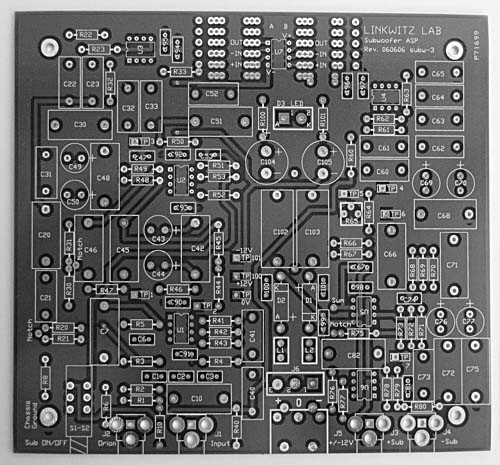
#> input picture Image Processing and Analysis/Images/board.jpg, 500 x 465 px
$ python assignment_3.py
#> lines starting #> are read from the running program, lines starting #| are printed output that depends on the picture; after the words box and inside, x2 and y2 are one past the last pixel; in counts of white or black regions, pixels touching at a corner belong together

####################################################################
# Bruno Berndt Lima -  12542550                                    #
# SCC0251 - Image Processing and Analysis                          #
# 2024.1                                                           #
# Assignment 3: Color & Segmentation & Morphology                  #
####################################################################

import numpy as np
import imageio.v3 as imageio

def convert_to_grayscale(img):
    """
    Convert an RGB image to grayscale.

    Args:
        img: The input image array.

    Returns:
        The grayscale image array.
    """

    # If it is RGB, it converts it to Gray, otherwise it just keeps it
    if len(img.shape) > 2:
        img = np.dot(img, [0.2989, 0.5870, 0.1140]).astype(np.int64)

    return img

def convert_to_binary(img):
    """
    Convert an image to binary using Otsu's thresholding method.

    Args:
        img: The input image array.

    Returns:
        The binary image array.
    """
    return otsu_threshold(img.copy(), 256)

def thresholding(img, L):
    """
    Apply thresholding to an image.

    Args:
        img: The input image array.
        L: The threshold value.

    Returns:
        The thresholded image array.
    """

    # Create a new image with zeros
    img_tr = np.zeros_like(img, dtype=np.uint8)
    # Setting to 1 the pixels above or equal to the threshold
    img_tr[np.where(img >= L)] = 1

    return img_tr


def otsu_threshold(img, max_L):
    """
    Apply Otsu's thresholding method to an image.

    Args:
        img: The input image array.
        max_L: The maximum threshold value to search for.

    Returns:
        The binary image array after thresholding.
    """

    # List to store the minimum variance values
    min_var = []
    # Histogram of the image
    hist_t, _ = np.histogram(img, bins=256, range=(0, 256))
    # Normalization of the histogram
    hist_t = hist_t / np.sum(hist_t)

    for L in range(1, max_L):
        # Computing weights of first class(w_a) and second class(w_b)
        w_a = np.sum(hist_t[:L])
        w_b = np.sum(hist_t[L:])

        # Check if weights are zero
        if w_a == 0 or w_b == 0:
            # Append infinity if either weight is zero
            min_var.append(np.inf)
            continue

        # Computing variances
        sig_a = np.var(img[np.where(img < L)])
        sig_b = np.var(img[np.where(img >= L)])

        # Compute the within-class variance and append it to the list
        min_var.append(w_a * sig_a + w_b * sig_b)

    if len(min_var) == 0:
        raise ValueError("No valid threshold found. All weights are zero.")

    # Find the threshold that minimizes the within-class variance
    img_t = thresholding(img, np.argmin(min_var) + 1)

    return img_t


# [54 lines left out: functions erosion, dilation, not called in this run]


def apply_morphology_to_img(img, operations):
    """
    Apply morphological operations to an image according to the specified cycle.

    Args:
        img: The input binary image array.
        operations: A list specifying the sequence of morphological operations to apply.
               Each element in the list indicates a specific operation:
               1 for erosion, 2 for dilation.

    Returns:
        The image array after applying the specified morphological operations.
    """


    M, N = img.shape

    for operation in operations:
        if operation == 1:
            # Erosion cycle (Expands the area of interest (black) and reduces the non-interest area (white) -> Returns to the original size without noise)
            img = erosion(img, M, N)
        elif operation == 2:
            # Dilation cycle (Expands the area of non-interest (white) and reduces the area of interest (black) -> Noise reduction)
            img = dilation(img, M, N)

    return img

def gaussian_filter(P, Q):
    """
    Generate a 2D Gaussian filter.

    Args:
        P: Size of the filter along the vertical direction.
        Q: Size of the filter along the horizontal direction.

    Returns:
        The 2D Gaussian filter array.
    """

    sigma1 = P  # Standard deviation along the vertical direction
    sigma2 = Q  # Standard deviation along the horizontal direction

    filter = np.zeros((P, Q))  # Initialize the filter array with zeros

    for u in range(P):
        for v in range(Q):
            x = (((u - P / 2) ** 2) / (2 * sigma1 ** 2)) + (((v - Q / 2) ** 2) / (2 * sigma2 ** 2))
            filter[u, v] = np.exp(-x)

    return filter

def map_value_to_color(value, min_val, max_val, colormap):
    """
    Map a numerical value to a color based on a colormap.

    Args:
        value: The numerical value to be mapped.
        min_val: The minimum value of the range.
        max_val: The maximum value of the range.
        colormap: The colormap represented as a list of RGB tuples.

    Returns:
        The color corresponding to the mapped value.
    """

    # Scale the value to the range [0, len(colormap) - 1]
    scaled_value = (value - min_val) / (max_val - min_val) * (len(colormap) - 1)

    # Determine the two closest colors in the colormap
    idx1 = int(scaled_value)
    idx2 = min(idx1 + 1, len(colormap) - 1)

    # Interpolate between the two colors based on the fractional part
    frac = scaled_value - idx1
    color = [
        (1 - frac) * colormap[idx1][0] + frac * colormap[idx2][0],  # Red component
        (1 - frac) * colormap[idx1][1] + frac * colormap[idx2][1],  # Green component
        (1 - frac) * colormap[idx1][2] + frac * colormap[idx2][2]   # Blue component
    ]

    return color


def RMSE(H, G):
    """
    Calculate the Root Mean Squared Error (RMSE) between two images.

    Args:
        H: The input image array.
        G: The reference image array.

    Returns:
        The RMSE value between the two images.
    """

    M = H.shape[0]
    N = H.shape[1]

    sum_squared_diff = np.sum((H - G) ** 2)
    mean_squared_diff = sum_squared_diff / (M * N)

    return np.sqrt(mean_squared_diff)

def blend_images_with_heatmap(grayscale_img, heatmap_colors, morph_img, alpha=0.3):
    """
    Generate a result image by blending a grayscale image with a heatmap and a binary morphological image.

    Args:
        grayscale_img: The grayscale input image array.
        heatmap_colors: The list of RGB tuples representing heatmap colors.
        morph_img: The binary morphological image array.
        alpha: represents the blending factor or opacity. A value of 0 means the grayscale image is completely
               transparent, while a value of 1 means the grayscale image is completely opaque.

    Returns:
        The result image array.
    """

    mask = morph_img

    # Generate Gaussian distribution for color blending
    M, N = mask.shape[0], mask.shape[1]
    color_distribution = gaussian_filter(M, N)

    min_val = np.min(np.array(color_distribution))
    max_val = np.max(np.array(color_distribution))

    # Generate heatmap image
    heatmap_image = np.zeros([M, N, 3])  # Empty RGB image
    for i in range(M):
        for j in range(N):
            heatmap_image[i, j] = map_value_to_color(color_distribution[i, j], min_val, max_val, heatmap_colors)

    # Colorize the regions outside the morphological image
    img_color = np.ones([M, N, 3])  # Empty RGB image
    indexes = np.where(mask == 0)
    img_color[indexes] = heatmap_image[indexes]

    # Normalize grayscale image
    gray_image = grayscale_img
    gray_image_normalized = gray_image / np.max(gray_image)

    # Mix the grayscale image and heatmap using alpha compositing (70% original image and 30% colored mask)
    mixed_image = (1 - alpha) * gray_image_normalized[..., None] + alpha * img_color
    mixed_image *= 255  # Normalize
    mixed_image = mixed_image.astype(np.uint8)

    return mixed_image

def main():
    #Read inputs
    img_filename = str(input()).rstrip()
#> the answer given: Images/board.jpg
    ref_img_filename = str(input()).rstrip()
#> the answer given: Images/dog.jpg
    line = input()
    numbers_str = line.split()
    indices = [int(num) for num in numbers_str]

    # Input image
    I = imageio.imread(img_filename)
#> I is the input picture: shape (465, 500); min 0, max 255, mean 105.9
    # Reference image
    H = imageio.imread(ref_img_filename)
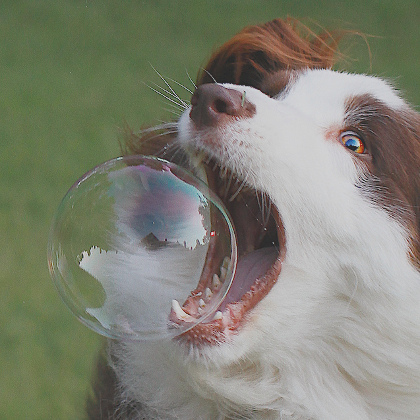
#> input picture Image Processing and Analysis/Images/dog.jpg, 420 x 420 px
#> H is the input picture: shape (420, 420, 3); mean R, G, B 128.5, 129.9, 115.8

    # Convert image to grayscale
    grayscale_img = convert_to_grayscale(I)
    # Binarize the grayscale image
    binary_img = convert_to_binary(grayscale_img)
#> in otsu_threshold, `hist_t, _ = np.histogram(img, bins=256, range=(0, 256))`: hist_t = 256 values, max 2239 at index 72, min 184 at index 1, mean 908.2
#> in otsu_threshold, `hist_t = hist_t / np.sum(hist_t)`: hist_t = 256 values, max 0.00963 at index 72, min 0.000791 at index 1, mean 0.00391
#> the loop in otsu_threshold, `for L in range(1, max_L):` made 255 passes
#> (w_a, w_b, sig_a, sig_b) on passes 1 to 3: (0.00209, 0.998, 0, 3794.9), (0.00289, 0.997, 0.199, 3789.1), (0.00381, 0.996, 0.698, 3782.6)
#> after the loop in otsu_threshold, `for L in range(1, max_L):`: min_var = 255 values, max 3787 at index 0, min 1021.1 at index 133, mean 2107.1
#> in otsu_threshold, `img_t = thresholding(img, np.argmin(min_var) + 1)`:
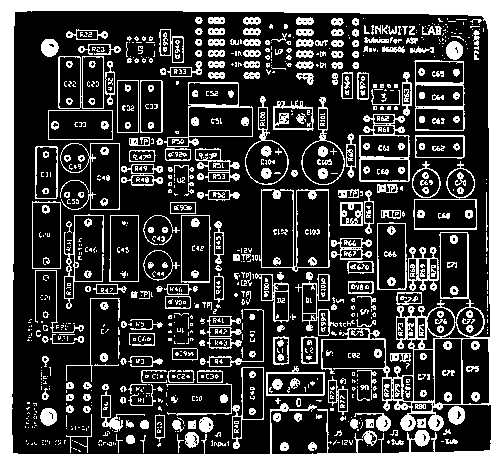
#> img_t: shape (465, 500); values 0 (black) and 1 (white), 26.7% white; 1023 white regions (645 under 20 px), largest, box (x1, y1, x2, y2) and area: (0, 0, 500, 465) 26628, (359, 114, 410, 182) 770, (259, 189, 330, 272) 659
    # Transform the binary image using Morphological Operations
    morph_img = apply_morphology_to_img(binary_img, indices)

    # Visible Spectrum
    heatmap_colors = [
        [1, 0, 1],   # Pink
        [0, 0, 1],   # Blue
        [0, 1, 0],   # Green
        [1, 1, 0],   # Yellow
        [1, 0, 0]    # Red
    ]

    # Get the result image
    result_img = blend_images_with_heatmap(grayscale_img, heatmap_colors, morph_img)
#> after the loop in gaussian_filter, `for u in range(P):`:
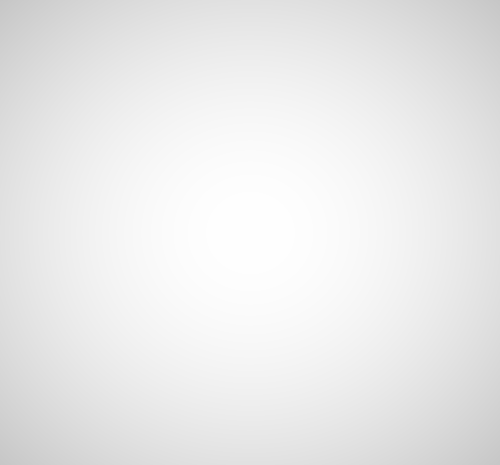
#> filter: shape (465, 500) float64; min 0.779, max 1, mean 0.921
#> after the loop in blend_images_with_heatmap, `for i in range(M):`:
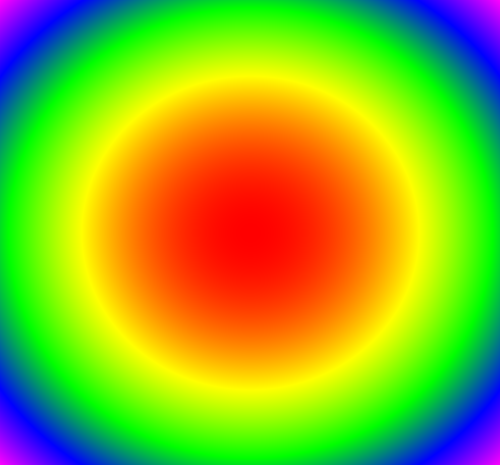
#> heatmap_image: shape (465, 500, 3) float64; mean of channels 0, 1, 2 0.56, 0.693, 0.13; drawn as R, G, B
#> in blend_images_with_heatmap, `img_color[indexes] = heatmap_image[indexes]`:
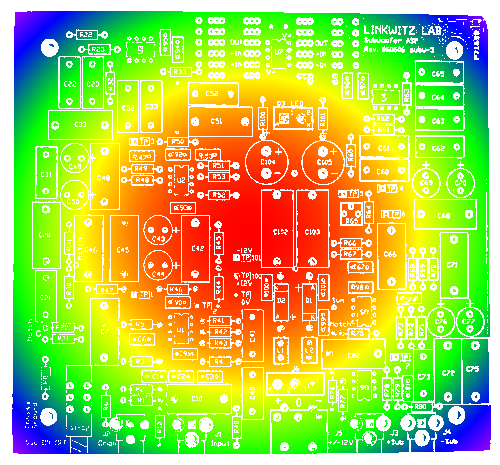
#> img_color: shape (465, 500, 3) float64; mean of channels 0, 1, 2 0.709, 0.789, 0.334; drawn as R, G, B
#> in blend_images_with_heatmap, `mixed_image = (1 - alpha) * gray_image_normalized[..., None] + alpha *..`:
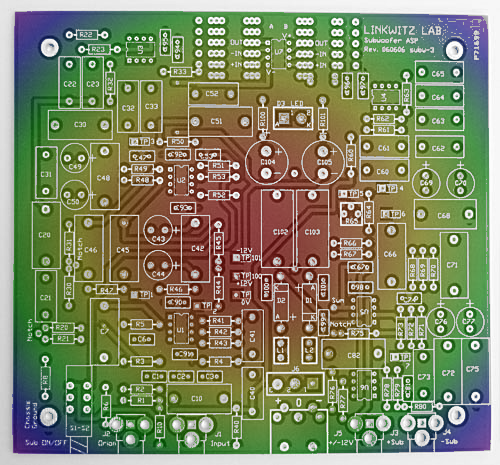
#> mixed_image: shape (465, 500, 3) float64; mean of channels 0, 1, 2 0.504, 0.528, 0.391; drawn as R, G, B

    # Calcula o erro para cada canal de cor
    error_R = RMSE(result_img[:,:,0], H[:,:,0])
    error_G = RMSE(result_img[:,:,1], H[:,:,1])
    error_B = RMSE(result_img[:,:,2], H[:,:,2])
    error = (error_R + error_G + error_B) / 3

    print(f"{error:.4f}")


if __name__ == '__main__':
#> (the run stopped early here; a loop or call above may not have finished)
